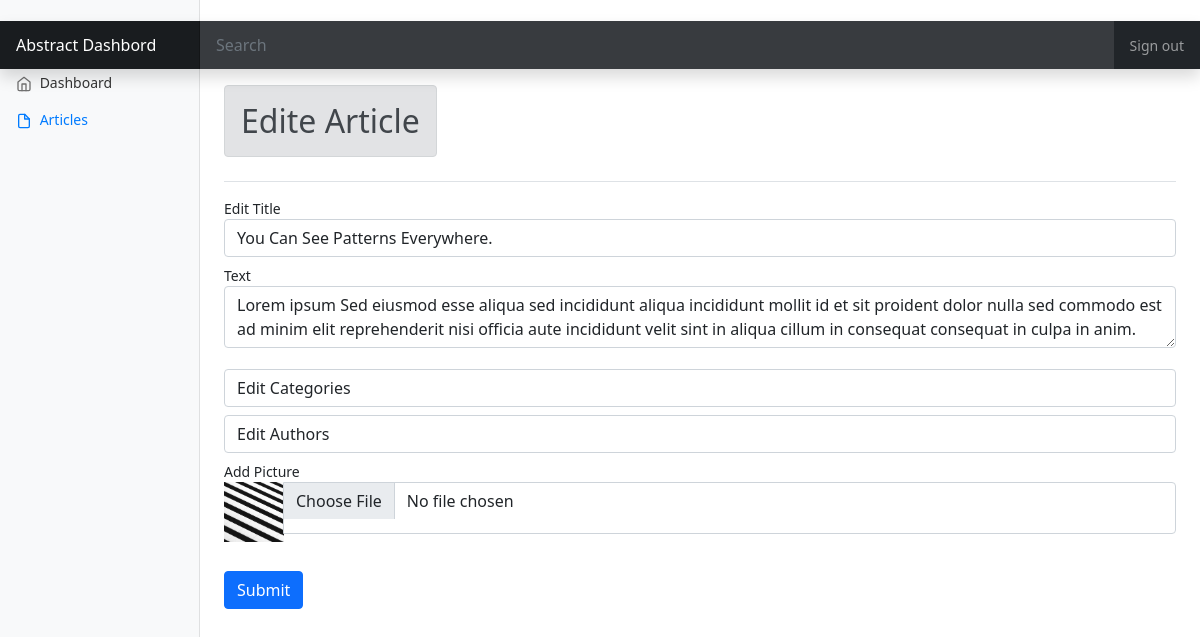
/Dashboard/Edite_Article.php?id=15, run on the app's committed database.
### tables this page shows
CREATE TABLE `articles` (
  `id` int(11) NOT NULL,
  `title` varchar(255) NOT NULL,
  `img` varchar(255) NOT NULL,
  `descr` text NOT NULL,
  `categ_id` int(11) NOT NULL,
  `author_id` int(11) NOT NULL
);

### Dashboard/Edite_Article.php (the view, shortened to what this page needs)
<!DOCTYPE html>
                <?php
                  include './api/sql.php';
                  $id= $_GET["id"];
                  $SelectTheTablearticles = $conn->query("SELECT * FROM articles WHERE id=$id");
                  $articlesTableSELECTED = $SelectTheTablearticles->fetchAll(PDO::FETCH_OBJ);
                ?>
<html lang="en">
<head>
  <link href="./css/bootstrap.min.css" rel="stylesheet">
  <link href="./css/dashboard.css" rel="stylesheet">
</head>
<body cz-shortcut-listen="true">
  <header class="navbar navbar-dark sticky-top bg-dark flex-md-nowrap p-0 shadow">
    <a class="navbar-brand col-md-3 col-lg-2 me-0 px-3" href="https://getbootstrap.com/docs/5.0/examples/dashboard/#">Abstract Dashbord</a>
    <input class="form-control form-control-dark w-100" type="text" placeholder="Search" aria-label="Search">
    <ul class="navbar-nav px-3">
      <li class="nav-item text-nowrap">
        <a class="nav-link" href="#">Sign out</a>
      </li>
    </ul>
  </header>
  <div class="container-fluid">
    <div class="row">
      <nav id="sidebarMenu" class="col-md-3 col-lg-2 d-md-block bg-light sidebar collapse">
        <div class="position-sticky pt-3">
          <ul class="nav flex-column">
            <li class="nav-item">
              <a class="nav-link" aria-current="page" href="./index.php">
                Dashboard
              </a>
            </li>
            <li class="nav-item">
              <a class="nav-link active" href="./Articles.php">
               Articles
              </a>
            </li>
          </ul>
        </div>
      </nav>
      <main class="col-md-9 ms-sm-auto col-lg-10 px-md-4">
        <div class="d-flex justify-content-between flex-wrap flex-md-nowrap align-items-center pt-3 pb-2 mb-3 border-bottom">
          <div class="h2 alert alert-secondary" role="alert">
          Edite Article
          </div>
        </div>
        <div class="table-responsive">
          <form method="POST" action="#" enctype="multipart/form-data">
                <div class="form-row align-items-center">
                        <div class="col-auto">
                          <label class="sr-only" for="inlineFormInput">Edit Title</label>
                          <input name="title" type="text" value="<?= $articlesTableSELECTED[0]->title?>" class="form-control mb-2" id="inlineFormInput" placeholder="">
                        </div>
                        <div class="form-group">
                            <label for="exampleFormControlTextarea1">Text</label>
                            <textarea name="descr" id="editor"  class="form-control" ><?= $articlesTableSELECTED[0]->descr?></textarea>
                        </div><br>
                        <div class="input-group">
                            <select class="form-control mb-2" id="inputGroupSelect04" name="category">
                              <option>Edit Categories</option>
                            </select>
                        </div>
                            <div class="input-group">
                              <select class="form-control mb-2" id="inputGroupSelect04" name="author">
                              <option>Edit Authors</option>
                              </select>
                            </div>
                        <div class="col-auto">
                            <label class="sr-only" for="inlineFormInputGroup">Add Picture</label>
                            <div class="input-group mb-2">
                            <img width="60px" src="<?= $articlesTableSELECTED[0]->img?>" alt="">
                            <input name="file" type="file" class="form-control mb-2" id="inlineFormInput" placeholder="">
                            </div>
                        </div><br>
                        <div class="col-auto">
                          <button type="submit" name="submit" class="btn btn-primary mb-2">Submit</button>
                        </div>
                </div>
          </form>
        </div>
      </main>
    </div>
  </div>
</body>
</html>

### Dashboard/css/dashboard.css (style rules this page uses)
body { font-size: .875rem; }
.feather { width: 16px; height: 16px; vertical-align: text-bottom; }
.sidebar { position: fixed; top: 0; bottom: 0; left: 0; z-index: 100; padding: 48px 0 0; box-shadow: inset -1px 0 0 rgba(0, 0, 0, .1); }
.sidebar .nav-link { font-weight: 500; color: #333; }
.sidebar .nav-link .feather { margin-right: 4px; color: #727272; }
.sidebar .nav-link.active { color: #007bff; }
.sidebar .nav-link:hover .feather, .sidebar .nav-link.active .feather { color: inherit; }
.navbar-brand { padding-top: .75rem; padding-bottom: .75rem; font-size: 1rem; background-color: rgba(0, 0, 0, .25); box-shadow: inset -1px 0 0 rgba(0, 0, 0, .25); }
.navbar .form-control { padding: .75rem 1rem; border-width: 0; border-radius: 0; }
.form-control-dark { color: #fff; background-color: rgba(255, 255, 255, .1); border-color: rgba(255, 255, 255, .1); }

### data on the page
articles: title "You Can See Patterns Everywhere.", descr "Lorem ipsum Sed eiusmod esse aliqua sed incididunt aliqua incididunt mollit id et sit proident dolor nulla sed commodo est ad minim elit reprehenderit nisi officia aute incididunt velit sint in aliqua cillum in consequat consequat in culpa in anim.", img (picture)
